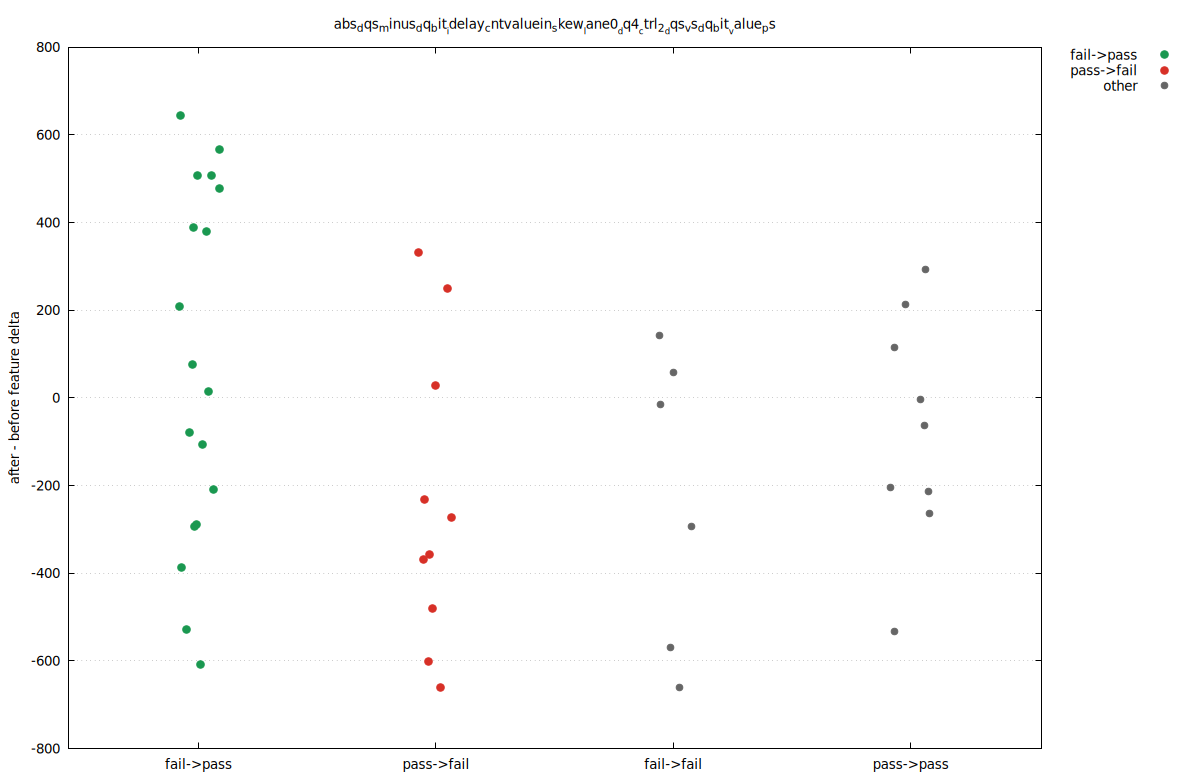

Source code (gnuplot):
set terminal pngcairo size 1200,780 enhanced font 'DejaVu Sans,10'
set output 'delta_15.png'
set datafile separator comma
set key outside right top
set grid ytics
set xrange [0.45:4.55]
set xtics ('fail->pass' 1, 'pass->fail' 2, 'fail->fail' 3, 'pass->pass' 4)
set ylabel 'after - before feature delta'
set title 'abs_dqs_minus_dq_bit__idelay_cntvaluein_skew__lane0__dq4__ctrl_2__dqs_vs_dq_bit__value_ps'
plot \
  'delta_15.dat' using 1:3 with points pt 7 ps 1.25 lc rgb '#1a9850' title 'fail->pass', \
  'delta_15.dat' using 1:4 with points pt 7 ps 1.25 lc rgb '#d73027' title 'pass->fail', \
  'delta_15.dat' using 1:5 with points pt 7 ps 1.1 lc rgb '#666666' title 'other'
